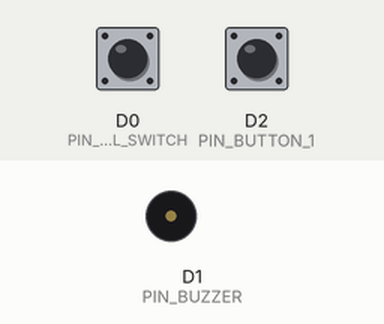
This sketch was run on a simulated Particle Photon. Shown: buzzer (waves = sounding). The test bench sets the inputs (shaded band); at power-on: D0 (PIN_LEVEL_SWITCH) HIGH, D2 (PIN_BUTTON_1) HIGH.

Above: at 1.2 s.
1.3 s: D0 (PIN_LEVEL_SWITCH) pulled LOW for 3.2 s
At 2.7 s:
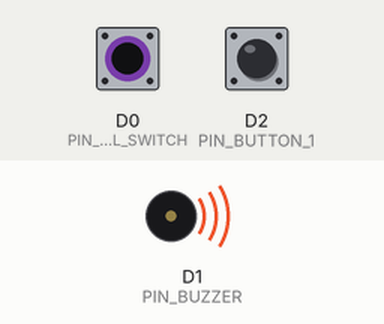
Timing chart, 0 to 7.0 s (numbered marks = the images above; inputs shaded):
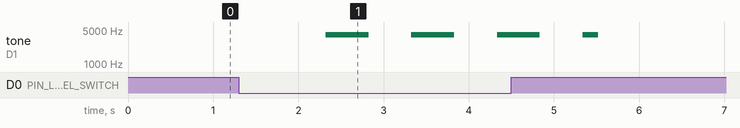

The sketch:

application.ino
```cpp
// IoT Water Tank
// Author: Harrison Jones
// Description: Main logic for the IoT Water Tank
// Change Log
// JUN 24 2016 - Initial Release

#include "clickButton.h"        // https://github.com/pkourany/clickButton/
#include "elapsedMillis.h"      // https://github.com/pkourany/elapsedMillis

// Level Switch
elapsedMillis timerLeveLSwitchDebounce;
unsigned int debounceTime = 1000;
#define PIN_LEVEL_SWITCH D0
#define LEVEL_SWITCH_LOW LOW
#define LEVEL_SWITCH_HIGH HIGH
int levelSwitchState = LEVEL_SWITCH_HIGH;   // Debounced levelSwitchState

// Buzzer
#define PIN_BUZZER D1
#define BUZZER_ON HIGH
#define BUZZER_OFF LOW
bool buzzerToggle = false;
elapsedMillis timerBuzzer;
bool buzzerSilenced = false;

// Buzzer Silence Button
#define PIN_BUTTON_1 D2
ClickButton btn1(PIN_BUTTON_1, LOW, CLICKBTN_PULLUP);
int btn1Result = 0;

// Main Logic
void setup() {
    pinMode(PIN_LEVEL_SWITCH, INPUT_PULLUP);
    pinMode(PIN_BUZZER, OUTPUT);
    digitalWrite(PIN_BUZZER, LOW);
    pinMode(PIN_BUTTON_1, INPUT_PULLUP);

    btn1.debounceTime   = 20;   // Debounce timer in ms
    btn1.multiclickTime = 250;  // Time limit for multi clicks
    btn1.longClickTime  = 1000; // time until "held-down clicks" register

    timerLeveLSwitchDebounce = 0;  // Reset the timer
}

void loop() {

    // Update the multipurpose button for reference throughout the rest of the code.
    btn1.Update();
    if(btn1.clicks != 0) btn1Result = btn1.clicks;

    // Check the latest state of the level switch. If it differs from the "known truth" see if the debounce timer has elapsed. If so, consider it the "new truth". If not, don't do anything. If the latest switch state is the same reset the timer.
    int tempLevelSwitchState = digitalRead(PIN_LEVEL_SWITCH);
    if(tempLevelSwitchState != levelSwitchState) {
        if(timerLeveLSwitchDebounce > debounceTime) {
            levelSwitchState = tempLevelSwitchState;

            // Send out an event for the level switch state change
            if(levelSwitchState == LEVEL_SWITCH_LOW) {
                Particle.publish("WATER_LOW");
            } else {
                Particle.publish("WATER_NORMAL");
            }
        }
    } else {
        timerLeveLSwitchDebounce = 0;
    }

    // Check state of the debounced level switch. If it's low then try to do a number of things
    // If the buzzer has not been silenced then buzz
    // If the button was single pressed then silence the buzzer until the next time the tank transitions from high to low
    if (levelSwitchState  == LEVEL_SWITCH_LOW) {
        if(!buzzerSilenced) {
            if(btn1Result == 1) {
                if(!buzzerSilenced)
                    Particle.publish("BUZZER_SILENCED");
                buzzerSilenced = true;
            } else {
                // If buzzer is not silenced and the button was not pressed to silence the button
                buzzerOn();
            }
        } else {
            // If the buzzer is silenced turn off the buzzer
            buzzerOff();
        }
    } else {
        // If the state of the level switch is HIGH then silnce the buzzer and reset the buzzerSilenced flag so the buzzer will buzz again next time the level switch goes low
        buzzerOff();
        buzzerSilenced = false;
    }

    // Reset the button result and do a slight delay (may not be necessary)
    btn1Result = 0;
    delay(5);
}


// Turn on the buzzer. If the buzzer timer has elapsed (> 500 ms) then toggle the buzzer state (on vs off) and reset the timer. This achieves a alternating buzzer sound.
void buzzerOn() {
    if(timerBuzzer > 500)
    {
        buzzerToggle = !buzzerToggle;

        if(buzzerToggle)
            tone(PIN_BUZZER, 4000, 0);
        else
            noTone(PIN_BUZZER);

        timerBuzzer = 0;
    }
}

// Turn off the buzzer
void buzzerOff() {
    noTone(PIN_BUZZER);
}
```

Measured:
- after the input at 1.3 s, tone on D1 (PIN_BUZZER): goes 3 × (4000 Hz 0.50 s, silent 0.50 s), 4000 Hz 0.18 s, then silent, starting after 1.0 s
